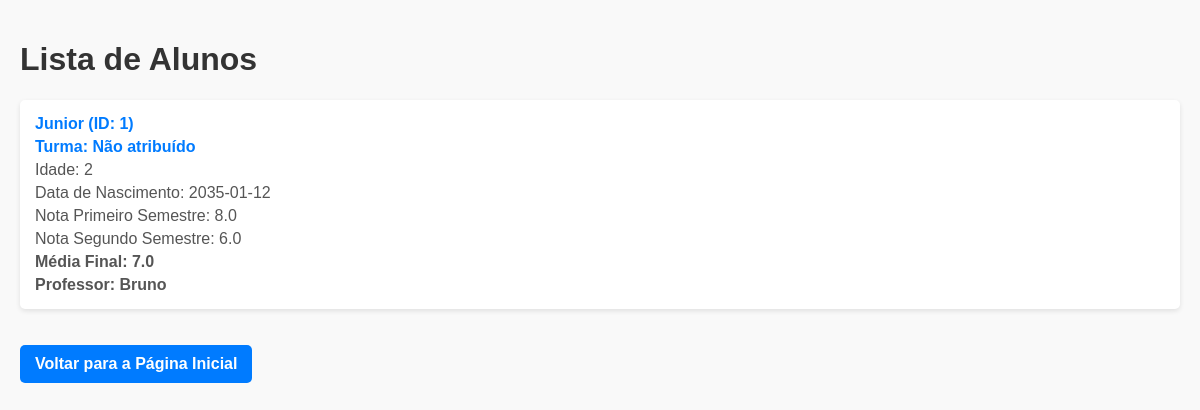
Before: /alunos with the older database file.
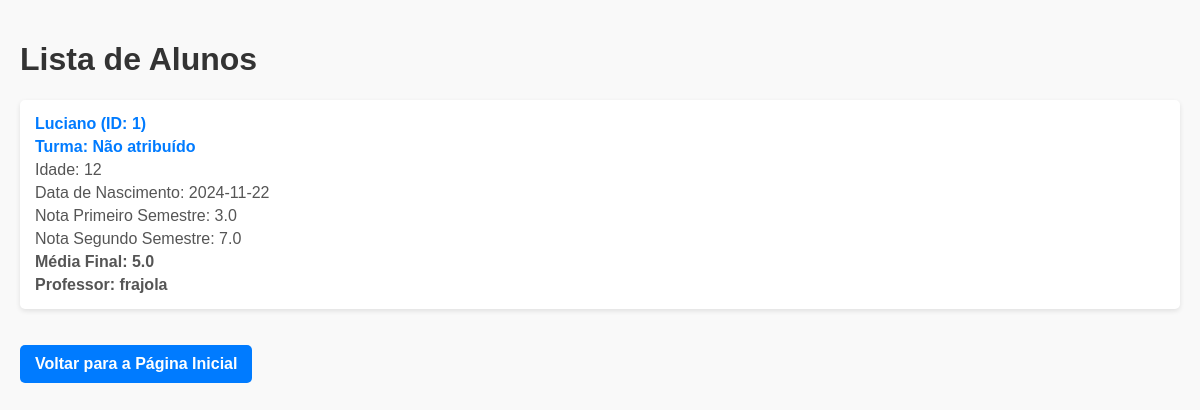
After: the same page with the newer database file.
### Alunos/alunos_model.py (models this page shows, shortened)
class Aluno(db.Model):
    id = db.Column(db.Integer, primary_key=True)
    nome = db.Column(db.String(100))
    idade = db.Column(db.Integer)
    data_nascimento = db.Column(db.Date)
    nota_primeiro_semestre = db.Column(db.Float)
    nota_segundo_semestre = db.Column(db.Float)
    media_final = db.Column(db.Float)
    professor = db.Column(db.String(150))
    turma_id = db.Column(db.Integer, db.ForeignKey('turma.id'), nullable=True)
    def to_dict(self):
        return {
            'id': self.id,
            'nome': self.nome,
            'idade': self.idade,
            'data_nascimento': self.data_nascimento,
            'nota_primeiro_semestre': self.nota_primeiro_semestre,
            'nota_segundo_semestre': self.nota_segundo_semestre,
            'media_final': self.media_final,
            'professor': self.professor
        }

### Alunos/alunos_routes.py (the view)
@alunos_blueprint.route('/alunos', methods=['GET'])
def get_alunos():
    alunos = listar_alunos()  # Presumindo que esta função retorne todos os alunos
    return render_template('alunos/alunos.html', alunos=alunos)

### Alunos/alunos_model.py (called while the page is built)
def listar_alunos():
    alunos = Aluno.query.all()
    return [aluno.to_dict() for aluno in alunos]

### templates/alunos/alunos.html (shortened to what this page needs)
<!DOCTYPE html>
<html lang="pt-BR">
<head>
</head>
<body>
    <h1>Lista de Alunos</h1>
    <ul>
        {% for aluno in alunos %}
        <li>
            <a href="{{ url_for('alunos.get_aluno', id_aluno=aluno.id) }}">{{ aluno.nome }} (ID: {{ aluno.id }})</a>
            <span class="turma">Turma: {{ aluno.turma.descricao if aluno.turma else 'Não atribuído' }}</span>
            <span>Idade: {{ aluno.idade }}</span>
            <span>Data de Nascimento: {{ aluno.data_nascimento }}</span>
            <span>Nota Primeiro Semestre: {{ aluno.nota_primeiro_semestre }}</span>
            <span>Nota Segundo Semestre: {{ aluno.nota_segundo_semestre }}</span>
            <span class="media-final">Média Final: {{ aluno.media_final }}</span>
            <span class="media-final">Professor: {{ aluno.professor }}</span>
        </li>
        {% endfor %}
    </ul>
    <a href="{{ url_for('alunos.getIndex') }}" class="back-button">Voltar para a Página Inicial</a>
</body>
</html>

Changed rows visible on the page:
changed Aluno: nome "Junior" → "Luciano"; idade "2" → "12"; data_nascimento "2035-01-12" → "2024-11-22"; nota_primeiro_semestre "8.0" → "3.0"; nota_segundo_semestre "6.0" → "7.0"; media_final "7.0" → "5.0"; professor "Bruno" → "frajola"
